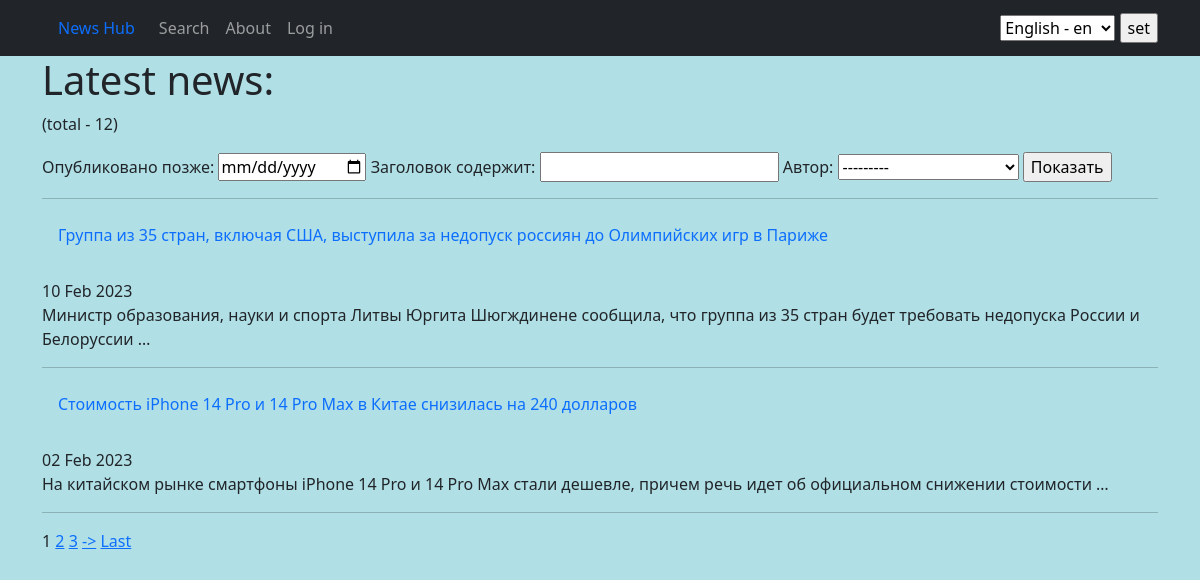
The page /search/ on the database as committed earlier.
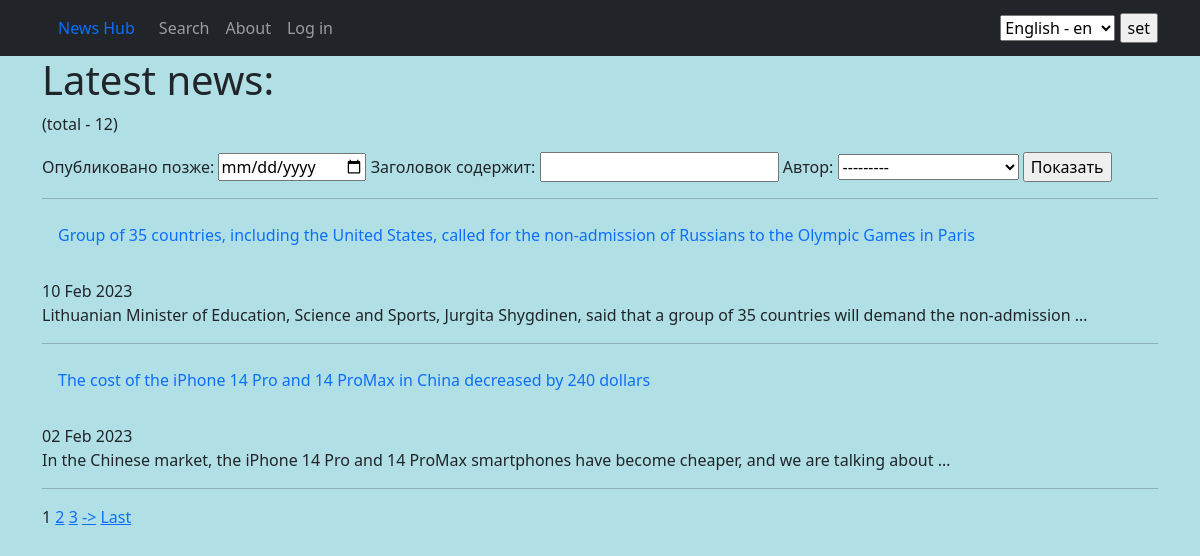
The same page on the database as committed later.
### news/models.py (models this page shows, shortened)
class Post(models.Model):
    author = models.ForeignKey(Author, on_delete=models.CASCADE)
    type = models.CharField(max_length=1, choices=POST_TYPES)
    creation_date = models.DateTimeField(auto_now_add=True)
    category = models.ManyToManyField(Category, through='PostCategory')
    title = models.CharField(max_length=255)
    text = models.TextField()
    _rating = models.IntegerField(default=0, db_column='rating')

### news/views.py (the view)
# urls.py: path('search/', PostSearch.as_view()),
class PostSearch(ListView):
    model = Post
    ordering = '-creation_date'
    template_name = 'posts_search.html'
    context_object_name = 'post_search'
    paginate_by = 2
    def get_filter(self):
        return PostFilter(self.request.GET, queryset=super().get_queryset())
    def get_queryset(self):
        return self.get_filter().qs
    def get_context_data(self, **kwargs):
        context = super().get_context_data(**kwargs)
        context['filter'] = PostFilter(self.request.GET, queryset=self.get_queryset())
        return context

### news/templatetags/custom_filters.py (called while the page is built)
@register.filter()
def censor(value, word):
    if isinstance(value, str):
        censored = word[0].lower() + '*' * (len(word) - 1)
        value = value.replace(word.lower(), censored)
        censored = censored.capitalize()
        value = value.replace(word.capitalize(), censored)
        return value
    else:
        raise TypeError('expected str')

### templates/posts_search.html (shortened to what this page needs)
{% extends 'flatpages/default.html' %}
{% load i18n %}
{% load custom_filters %}
{% block content %}
    <h1>{% trans "Latest news:" %}</h1>
    <p>({% trans "total" %} - {{ filter.qs|length }})</p>
    <form method="GET">
        {{ filter.form }}
        <input type="submit" value="Показать">
    </form>
    {% for post in post_search %}
        <hr>
        <a class="nav-link" href=../{{post.pk}}>{{ post.title|censor:'нефть' }}</a>
        <br>
        {{ post.creation_date|date:"d M Y" }}
        <br>
        {{ post.text|truncatewords:20|censor:'нефть' }}
        <br>
    {% endfor %}
    <hr>
    {% if is_paginated %}
        {% for num in page_obj.paginator.page_range %}
            {% if page_obj.number == num %}
                <a>{{ num }}</a>
            {% elif num > page_obj.number|add:'-3' and num < page_obj.number|add:'3' %}
                <a href="?page={{ num }}">{{ num }}</a>
            {% endif %}
        {% endfor %}
        {% if page_obj.has_next %}
            <a href="?page={{ page_obj.next_page_number }}">-></a>
            <a href="?page={{ page_obj.paginator.num_pages}}">{% trans "Last" %}</a>
        {% endif %}
    {% endif %}
{% endblock content %}

Rows that differ between the two databases and show on the page:
changed Post: title|censor "Группа из 35 стран, включая США, выступила за недопуск россиян до Олимпийских игр в Париже" → "Group of 35 countries, including the United States, called for the non-admission of Russians to the Olympic Games in Paris"; text|censor "Министр образования, науки и спорта Литвы Юргита Шюгждинене сообщила, что группа из 35 стран будет требовать недопуска России и Белоруссии …" → "Lithuanian Minister of Education, Science and Sports, Jurgita Shygdinen, said that a group of 35 countries will demand the non-admission …"
changed Post: title|censor "Стоимость iPhone 14 Pro и 14 Pro Max в Китае снизилась на 240 долларов" → "The cost of the iPhone 14 Pro and 14 ProMax in China decreased by 240 dollars"; text|censor "На китайском рынке смартфоны iPhone 14 Pro и 14 Pro Max стали дешевле, причем речь идет об официальном снижении стоимости …" → "In the Chinese market, the iPhone 14 Pro and 14 ProMax smartphones have become cheaper, and we are talking about …"
